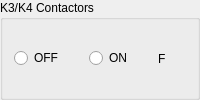
              <widget class="QGroupBox" name="groupBox1_2">
               <property name="maximumSize">
                <size>
                 <width>400</width>
                 <height>300</height>
                </size>
               </property>
               <property name="title">
                <string>K3/K4 Contactors</string>
               </property>
               <layout class="QHBoxLayout" name="horizontalLayout_5">
                <item>
                 <widget class="QRadioButton" name="radioButton2_3">
                  <property name="text">
                   <string>OFF</string>
                  </property>
                 </widget>
                </item>
                <item>
                 <spacer name="verticalSpacer_9">
                  <property name="orientation">
                   <enum>Qt::Vertical</enum>
                  </property>
                  <property name="sizeHint" stdset="0">
                   <size>
                    <width>20</width>
                    <height>40</height>
                   </size>
                  </property>
                 </spacer>
                </item>
                <item>
                 <widget class="QRadioButton" name="radioButton2_4">
                  <property name="text">
                   <string>ON</string>
                  </property>
                 </widget>
                </item>
                <item>
                 <spacer name="verticalSpacer_10">
                  <property name="orientation">
                   <enum>Qt::Vertical</enum>
                  </property>
                  <property name="sizeHint" stdset="0">
                   <size>
                    <width>20</width>
                    <height>40</height>
                   </size>
                  </property>
                 </spacer>
                </item>
                <item>
                 <widget class="QLabel" name="label2_2">
                  <property name="font">
                   <font>
                    <weight>50</weight>
                    <bold>false</bold>
                    <kerning>false</kerning>
                   </font>
                  </property>
                  <property name="text">
                   <string>F</string>
                  </property>
                 </widget>
                </item>
               </layout>
              </widget>
